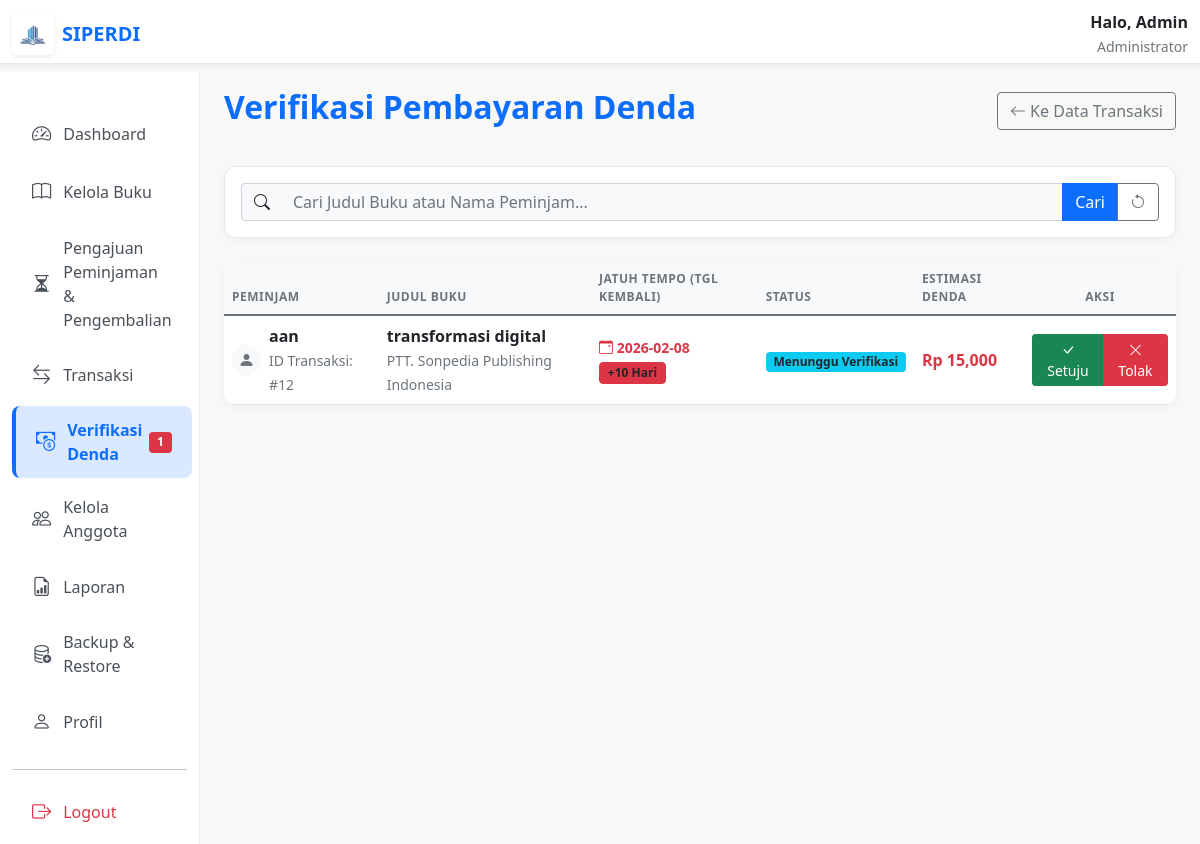
Page /admin/denda/verifikasi_denda.php (signed in) on the earlier database version.
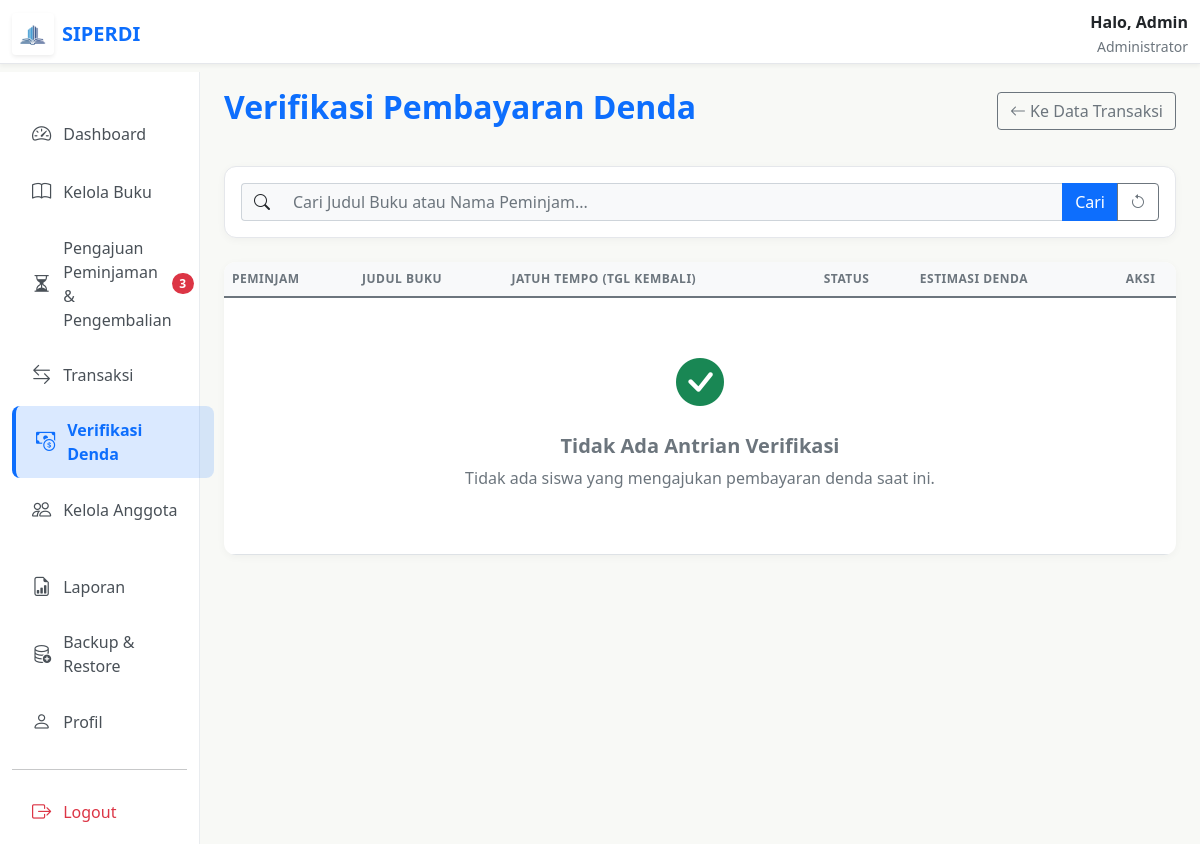
Same page on the later database version.
### tables this page shows
CREATE TABLE `transaksi` (
  `id` int NOT NULL AUTO_INCREMENT,
  `id_buku` int DEFAULT NULL,
  `kode_spesifik` varchar(50) DEFAULT NULL,
  `nama_peminjam` varchar(100) DEFAULT NULL,
  `tanggal_pinjam` date NOT NULL,
  `tanggal_kembali` date DEFAULT NULL,
  `status` enum('dipinjam','terlambat','kembali','pending_payment','pending_pinjam','pending_kembali') DEFAULT 'pending_pinjam',
  `denda` int DEFAULT '0',
  PRIMARY KEY (`id`)
);

CREATE TABLE `buku` (
  `id` int NOT NULL AUTO_INCREMENT,
  `judul` varchar(150) NOT NULL,
  `penulis` varchar(200) DEFAULT NULL,
  `penerbit` varchar(150) DEFAULT NULL,
  `tahun` int NOT NULL,
  `stok` int NOT NULL,
  `created_at` timestamp NULL DEFAULT CURRENT_TIMESTAMP,
  PRIMARY KEY (`id`)
);

### admin/denda/verifikasi_denda.php (the view, shortened to what the changed rows need)
<?php
include __DIR__ . "/../../config/database.php";
$count_pending_pinjam = mysqli_fetch_assoc(mysqli_query($conn, "SELECT COUNT(*) as total FROM transaksi WHERE status = 'pending_pinjam'"))['total'];
$count_pending_kembali = mysqli_fetch_assoc(mysqli_query($conn, "SELECT COUNT(*) as total FROM transaksi WHERE status = 'pending_kembali'"))['total'];
$count_denda_pending = mysqli_fetch_assoc(mysqli_query($conn, "SELECT COUNT(*) as total FROM transaksi WHERE status = 'pending_payment'"))['total'];
$denda_per_hari = 1500;
$limit = 10;
$page = isset($_GET['page']) ? (int)$_GET['page'] : 1;
$start = ($page > 1) ? ($page * $limit) - $limit : 0;
$search = isset($_GET['search']) ? mysqli_real_escape_string($conn, $_GET['search']) : '';
$query = "SELECT transaksi.*, buku.judul, detail_buku.gambar, buku.penerbit, detail_buku.kategori
          FROM transaksi
          JOIN buku ON transaksi.id_buku = buku.id
          LEFT JOIN detail_buku ON buku.id = detail_buku.id_buku
          WHERE transaksi.status = 'pending_payment'
          " . (!empty($search) ? " AND (buku.judul LIKE '%$search%' OR transaksi.nama_peminjam LIKE '%$search%')" : "") . "
          ORDER BY transaksi.tanggal_kembali ASC
          LIMIT $start, $limit";
$transaksi = mysqli_query($conn, $query);
?>
<!DOCTYPE html>
<html lang="id">
<head>
    <link href="../../asset/css/bootstrap.min.css" rel="stylesheet">
    <link rel="stylesheet" href="../../asset/font/bootstrap-icons.css">
</head>
<body>
    <div class="container-fluid pt-5 mt-4">
        <div class="row">
            <nav class="col-md-3 col-lg-2 d-md-block sidebar collapse show">
                <div class="position-sticky pt-3">
                    <ul class="nav flex-column">
                        <li class="nav-item">
                            <a class="nav-link " href="../pengajuan/pengajuan_peminjaman.php">
                                <i class="bi bi-hourglass-split"></i> Pengajuan Peminjaman & Pengembalian
                                <?php if (($count_pending_pinjam + $count_pending_kembali) > 0): ?>
                                    <span class="badge bg-danger rounded-pill ms-auto">
                                        <?= $count_pending_pinjam + $count_pending_kembali ?>
                                    </span>
                                <?php endif; ?>
                            </a>
                        </li>
                        <li class="nav-item">
                            <a class="nav-link active" href="../denda/verifikasi_denda.php">
                                <i class="bi bi-cash-coin"></i> Verifikasi Denda
                                <?php if ($count_denda_pending > 0): ?>
                                    <span class="badge bg-danger ms-auto"><?= $count_denda_pending ?></span>
                                <?php endif; ?>
                            </a>
                        </li>
                    </ul>
                </div>
            </nav>
            <main class="col-md-9 ms-sm-auto col-lg-10 px-md-4">
                <div class="d-flex justify-content-between flex-wrap flex-md-nowrap align-items-center pt-3 pb-2 mb-4">
                    <h2 class="fw-bold" style="color: var(--primary-blue);">Verifikasi Pembayaran Denda</h2>
                </div>
                <div class="card card-custom border-0 overflow-hidden">
                    <div class="table-responsive">
                        <table class="table table-hover align-middle mb-0">
                            <thead class="table-custom">
                                <tr>
                                    <th>Peminjam</th>
                                    <th>Judul Buku</th>
                                    <th>Jatuh Tempo (Tgl Kembali)</th>
                                    <th>Status</th>
                                    <th>Estimasi Denda</th>
                                    <th class="text-center">Aksi</th>
                                </tr>
                            </thead>
                            <tbody>
                                <?php if (mysqli_num_rows($transaksi) > 0): ?>
                                    <?php while ($t = mysqli_fetch_assoc($transaksi)):
                                        $estimasi_denda = 0;
                                        if (!empty($t['tanggal_kembali'])) {
                                            $today_timestamp = time();
                                            $due_timestamp = strtotime($t['tanggal_kembali'] . ' 23:59:59');
                                            if ($today_timestamp > $due_timestamp) {
                                                $selisih_detik = $today_timestamp - $due_timestamp;
                                                $hari_terlambat = ceil($selisih_detik / (60 * 60 * 24));
                                                $estimasi_denda = $hari_terlambat * $denda_per_hari;
                                            }
                                        }
                                        $label_status = '<span class="badge bg-info text-dark">Menunggu Verifikasi</span>';
                                    ?>
                                        <tr>
                                            <td>
                                                <div class="d-flex align-items-center gap-2">
                                                    <div class="bg-light rounded-circle d-flex align-items-center justify-content-center" style="width: 32px; height: 32px;">
                                                        <i class="bi bi-person-fill text-secondary"></i>
                                                    </div>
                                                    <div>
                                                        <div class="fw-bold text-dark"><?= htmlspecialchars($t['nama_peminjam']) ?></div>
                                                        <small class="text-muted">ID Transaksi: #<?= $t['id'] ?></small>
                                                    </div>
                                                </div>
                                            </td>
                                            <td>
                                                <div class="fw-bold text-dark"><?= htmlspecialchars($t['judul']) ?></div>
                                                <small class="text-muted"><?= $t['penerbit'] ?></small>
                                            </td>
                                            <td>
                                                <div class="text-danger small fw-bold">
                                                    <i class="bi bi-calendar-event"></i> <?= $t['tanggal_kembali'] ?>
                                                </div>
                                                <?php
                                                $today = date('Y-m-d');
                                                if ($today > $t['tanggal_kembali']) {
                                                    $d1 = new DateTime($t['tanggal_kembali']);
                                                    $d2 = new DateTime($today);
                                                    $diff = $d1->diff($d2);
                                                    echo '<span class="badge bg-danger bg-opacity-10 text-dark border border-danger border-opacity-25 mt-1">+' . $diff->days . ' Hari</span>';
                                                }
                                                ?>
                                            </td>
                                            <td><?= $label_status ?></td>
                                            <td class="fw-bold text-danger">
                                                Rp <?= number_format($estimasi_denda) ?>
                                            </td>
                                            <td class="text-center">
                                                <div class="btn-group" role="group">
                                                    <a href="?action=approve&id=<?= $t['id'] ?>&search=<?= $search ?>&page=<?= $page ?>"
                                                        onclick="return confirm('Konfirmasi pembayaran denda sebesar Rp <?= number_format($estimasi_denda) ?>? \n\nStatus akan berubah menjadi SELESAI dan stok buku akan dikembalikan.')"
                                                        class="btn btn-sm btn-success" title="Setujui Pembayaran">
                                                        <i class="bi bi-check-lg"></i> Setuju
                                                    </a>
                                                    <a href="?action=reject&id=<?= $t['id'] ?>&search=<?= $search ?>&page=<?= $page ?>"
                                                        onclick="return confirm('Tolak bukti pembayaran ini? \n\nStatus transaksi akan dikembalikan ke DIPINJAM.')"
                                                        class="btn btn-sm btn-danger" title="Tolak Pembayaran">
                                                        <i class="bi bi-x-lg"></i> Tolak
                                                    </a>
                                                </div>
                                            </td>
                                        </tr>
                                    <?php endwhile; ?>
                                <?php else: ?>
                                    <tr>
                                        <td colspan="6" class="text-center py-5 text-muted">
                                            <div class="mb-3">
                                                <i class="bi bi-check-circle-fill text-success" style="font-size: 3rem;"></i>
                                            </div>
                                            <h5 class="fw-bold text-secondary">Tidak Ada Antrian Verifikasi</h5>
                                            <p>Tidak ada siswa yang mengajukan pembayaran denda saat ini.</p>
                                        </td>
                                    </tr>
                                <?php endif; ?>
                            </tbody>
                        </table>
                    </div>
                </div>
            </main>
        </div>
    </div>
</body>
</html>

Differences in the rows shown:
no longer on this page (row edited): transaksi: nama_peminjam "aan", id "12", id_buku.judul "transformasi digital", id_buku.penerbit "PTT. Sonpedia Publishing Indonesia", tanggal_kembali "2026-02-08", tanggal_kembali "10", tanggal_kembali "15,000"
Other differences:
$count_pending_pinjam + $count_pending_kembali: (not shown) → "3"
$count_denda_pending: "1" → (not shown)
text now shown: "Tidak Ada Antrian Verifikasi Tidak ada siswa yang mengajukan pembayaran denda saat ini."
